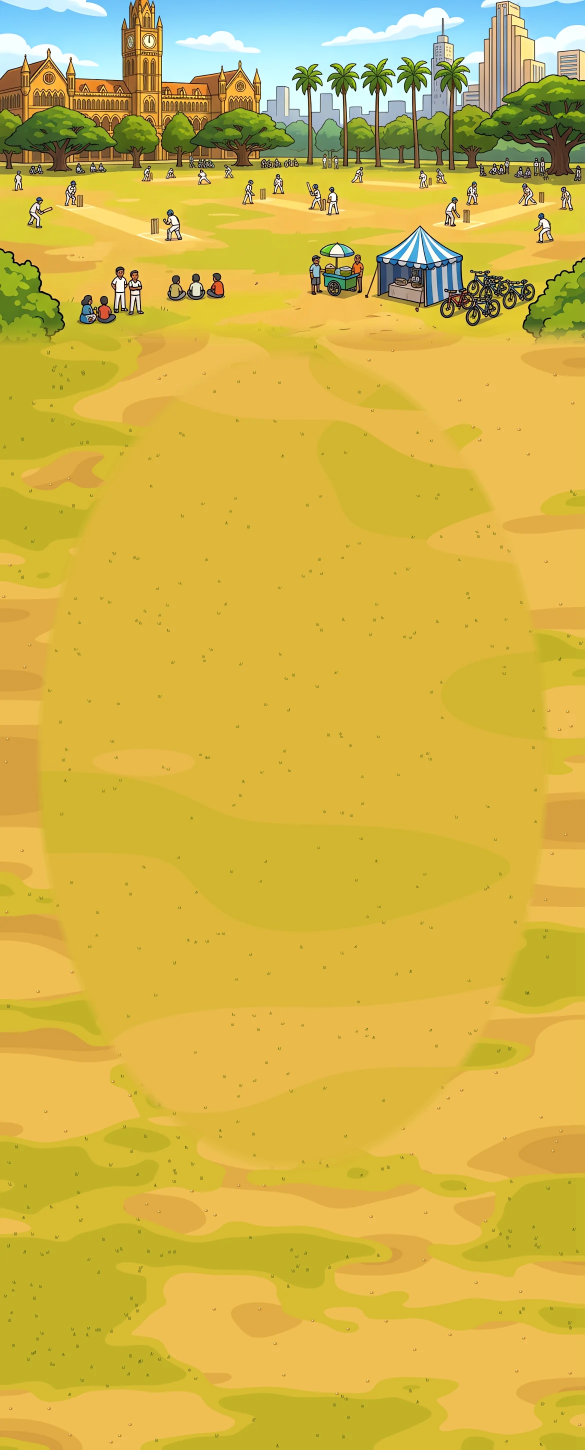
#> input picture assets/maidan/plate.webp, 1170 x 2900 px, given in place of plate.png, which was not available (shown at 1/2 size)
$ python dirt.py
#> lines starting #> are read from the running program, lines starting #| are printed output that depends on the picture; after the words box and inside, x2 and y2 are one past the last pixel; in counts of white or black regions, pixels touching at a corner belong together
# Turn the grass field into dusty packed earth: grass mask (green, inside the sleeper wall) -> keep the painted light/shade + texture,
# map it to a warm dirt palette, add soft grey cinder patches and a few darker oil spots. Everything outside the field untouched.
import numpy as np, cv2
img=cv2.imread('plate.png').astype(np.float32); H,W=img.shape[:2]; cx,cy,rx,ry=.5*W,.6*H,.46*W,.335*H
#> after `H, W = img.shape[:2]`: H = 2900; W = 1170
#> after `cx, cy, rx, ry = (0.5 * W, 0.6 * H, 0.46 * W, 0.335 * H)`: cx = 585; cy = 1740; rx = 538.2; ry = 971.5
B,G,R=img[...,0],img[...,1],img[...,2]
yy,xx=np.mgrid[:H,:W]; rho=np.sqrt(((xx-cx)/rx)**2+((yy-cy)/ry)**2)
wall=(((R>185)&(G>150)&(B<110))|(np.maximum(np.maximum(R,G),B)<75))&(rho>0.93)
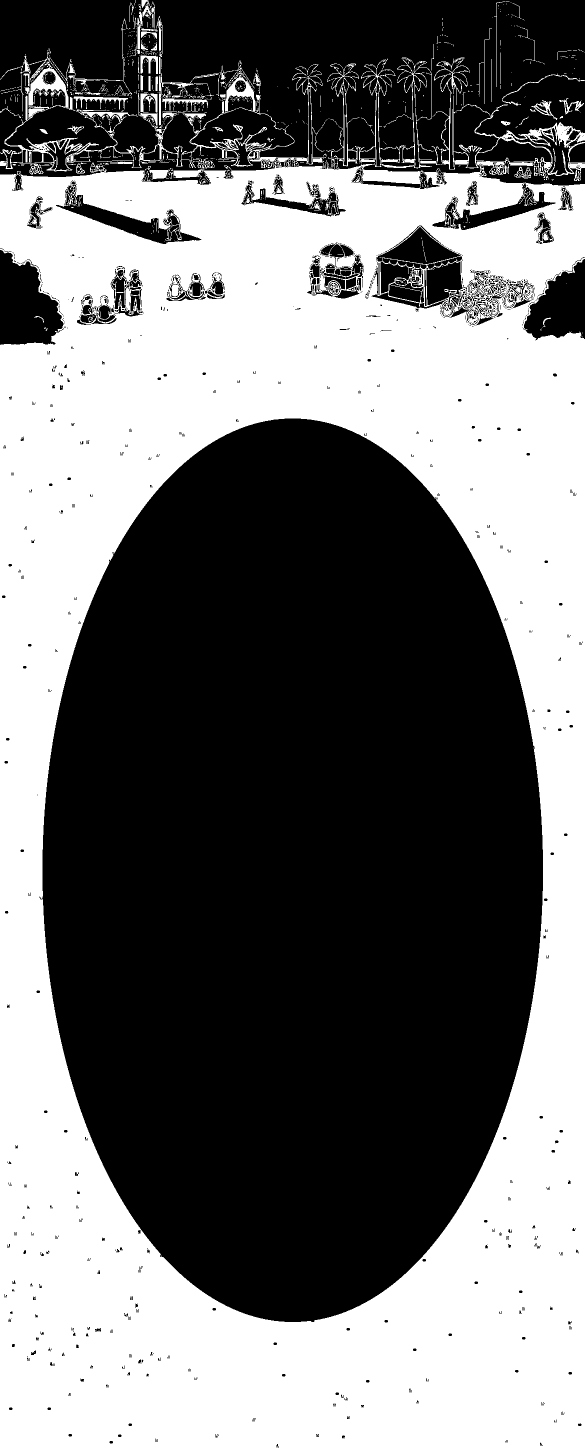
#> wall: shape (2900, 1170) bool (shown at 1/2 size); 44.7% white; 1131 white regions (1002 under 20 px), largest, box (x1, y1, x2, y2) and area: (0, 103, 1170, 2900) 1493788, (654, 115, 868, 337) 4748, (147, 193, 256, 219) 778
grass=(((G>B+50)&(np.abs(R-G)<60)&~wall&(rho<1.03))|(rho<0.93)).astype(np.uint8)
#> grass: shape (2900, 1170); values 0 (black) and 1 (white), 41.9% white; 104 white regions (83 under 20 px), largest, box (x1, y1, x2, y2) and area: (79, 837, 1086, 2644) 1420808, (150, 2344, 158, 2352) 37, (41, 1699, 48, 1704) 31
n_,lab_=cv2.connectedComponents(grass); core=lab_[(rho<0.6)&(grass>0)]; keep=np.bincount(core).argmax()
#> after `n_, lab_ = cv2.connectedComponents(grass)`:
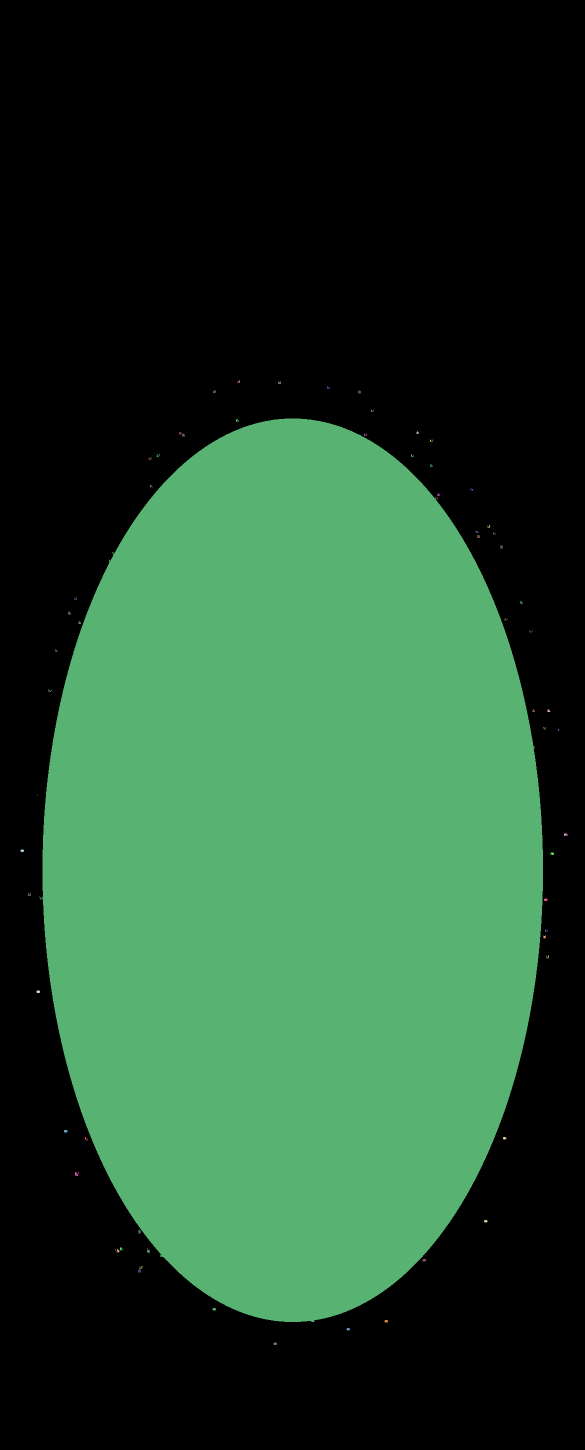
#> lab_: shape (2900, 1170) int32 (shown at 1/2 size); 105 distinct labels, from 0 to 104; one colour per label, 0 black
#> after `n_, lab_ = cv2.connectedComponents(grass)`: n_ = 105
#> after `keep = np.bincount(core).argmax()`: keep = 16
grass=(lab_==keep).astype(np.uint8); grass=cv2.morphologyEx(grass,cv2.MORPH_CLOSE,np.ones((9,9),np.uint8)); print('grass px',grass.sum())
#> after `grass = (lab_ == keep).astype(np.uint8)`: grass: shape (2900, 1170); values 0 (black) and 1 (white), 41.9% white; 1 white region, box (x1, y1, x2, y2) and area: (79, 837, 1086, 2644) 1420808
#> after `grass = cv2.morphologyEx(grass, cv2.MORPH_CLOSE, np.ones((9, 9), np.ui`: grass: shape (2900, 1170); values 0 (black) and 1 (white), 41.9% white; 1 white region, box (x1, y1, x2, y2) and area: (79, 837, 1086, 2644) 1420910
#| grass px 1420910
grass=cv2.morphologyEx(grass,cv2.MORPH_CLOSE,np.ones((5,5),np.uint8))
m=cv2.GaussianBlur(grass.astype(np.float32),(0,0),1.2)[...,None]
L=(0.2*R+0.7*G+0.1*B)            # painted brightness (keeps mowing/shadow/texture)
Lm=cv2.GaussianBlur(L,(0,0),40); detail=(L-Lm)
rng=np.random.default_rng(11)
def blobs(n,smin,smax,seed):
#> called with n = 12, smin = 70, smax = 170, seed = 3
  r=np.random.default_rng(seed); f=np.zeros((H,W),np.float32)
  for _ in range(n): cv2.ellipse(f,(int(r.integers(80,W-80)),int(r.integers(int(cy-ry),int(cy+ry)))),(int(r.integers(smin,smax)),int(r.integers(smin,smax)*0.7)),float(r.integers(0,180)),0,360,1.0,-1)
#> f: shape (2900, 1170) float32; values 0 (black) and 1 (white), 9.2% white; 10 white regions, largest, box (x1, y1, x2, y2) and area: (307, 1374, 628, 1721) 72718, (614, 1819, 857, 2160) 62916, (745, 2497, 944, 2756) 31898
  return cv2.GaussianBlur(f,(0,0),smax*0.5)
cinder=np.clip(blobs(12,70,170,3)*1.8,0,1); oil=np.clip(blobs(6,15,40,8)*1.2,0,1)
#> call 2 of blobs, with n = 6, smin = 15, smax = 40, seed = 8
#> after the loop in blobs (call 2), `for _ in range(n): cv2.ellipse(f,(int(r.integers(80,W-80)),int(r.integ..`:
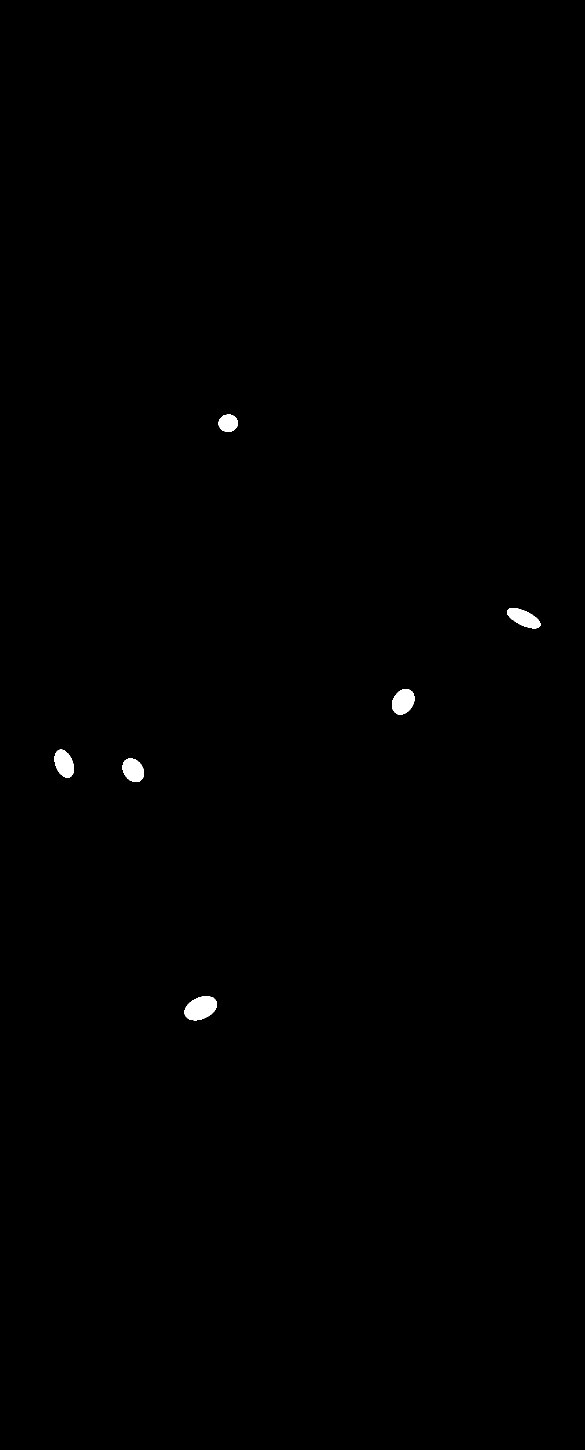
#> f: shape (2900, 1170) float32 (shown at 1/2 size); values 0 (black) and 1 (white), 0.3% white; 6 white regions, box (x1, y1, x2, y2) and area: (369, 1992, 434, 2041) 2335, (784, 1378, 829, 1429) 1762, (1014, 1216, 1081, 1257) 1664, (109, 1499, 148, 1556) 1627, (245, 1517, 288, 1564) 1563, (437, 829, 476, 864) 1073
base=np.array([58,104,168.])     # BGR warm dusty earth
grey=np.array([118,122,128.])
col=base*(1-cinder[...,None]*0.45)+grey*(cinder[...,None]*0.45)
shade=(Lm/ max(Lm[grass>0].mean(),1))[...,None]
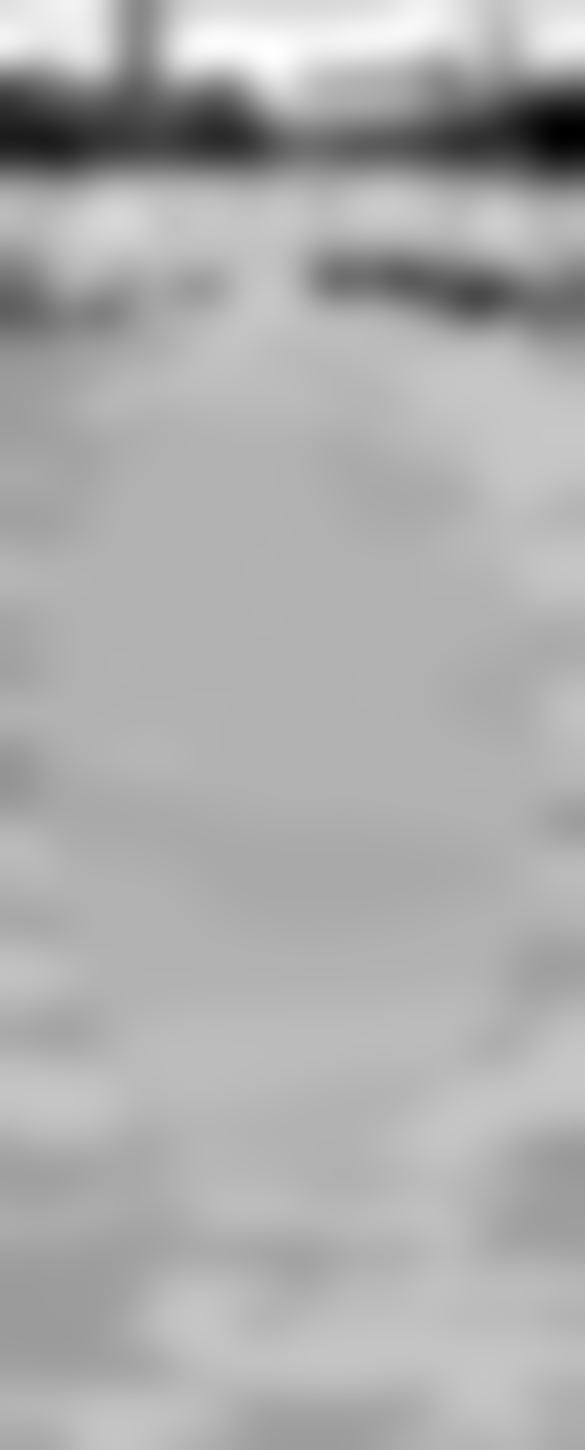
#> shade: shape (2900, 1170, 1) float32 (shown at 1/2 size); min 0.447, max 1.24, mean 0.984; drawn with min black and max white
dirt=col*np.clip(shade,0.7,1.25)+detail[...,None]*0.9
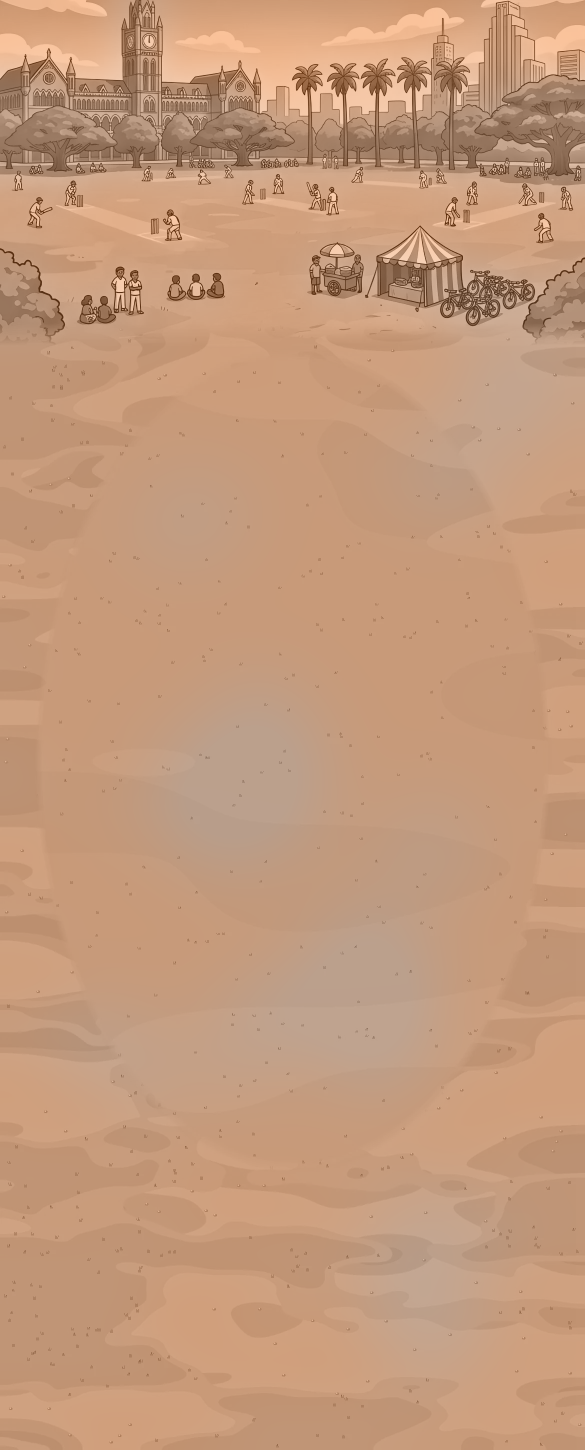
#> dirt: shape (2900, 1170, 3) float64 (shown at 1/2 size); mean of channels 0, 1, 2 61.6, 103.9, 162.7; drawn with min black and max white
dirt=dirt*(1-oil[...,None]*0.28)
grain=rng.normal(0,5,(H,W,1)).astype(np.float32); grain=cv2.GaussianBlur(grain,(0,0),0.6)[...,None] if grain.ndim==2 else cv2.GaussianBlur(grain[...,0],(0,0),0.6)[...,None]
dirt=dirt+grain
out=img*(1-m)+dirt*m
cv2.imwrite('plate_dirt.png',np.clip(out,0,255).astype(np.uint8))
cv2.imwrite('dirt_check.png',cv2.resize(np.clip(out,0,255).astype(np.uint8),(390,844)))
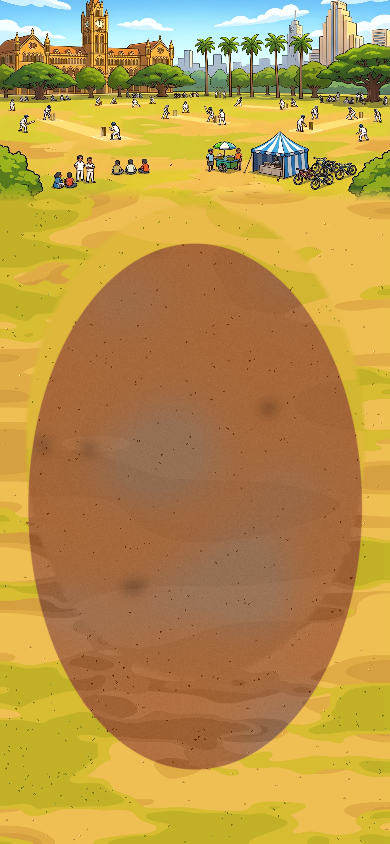
#> saved as dirt_check.png: shape (844, 390, 3); mean B, G, R 73.8, 147.9, 185.2
